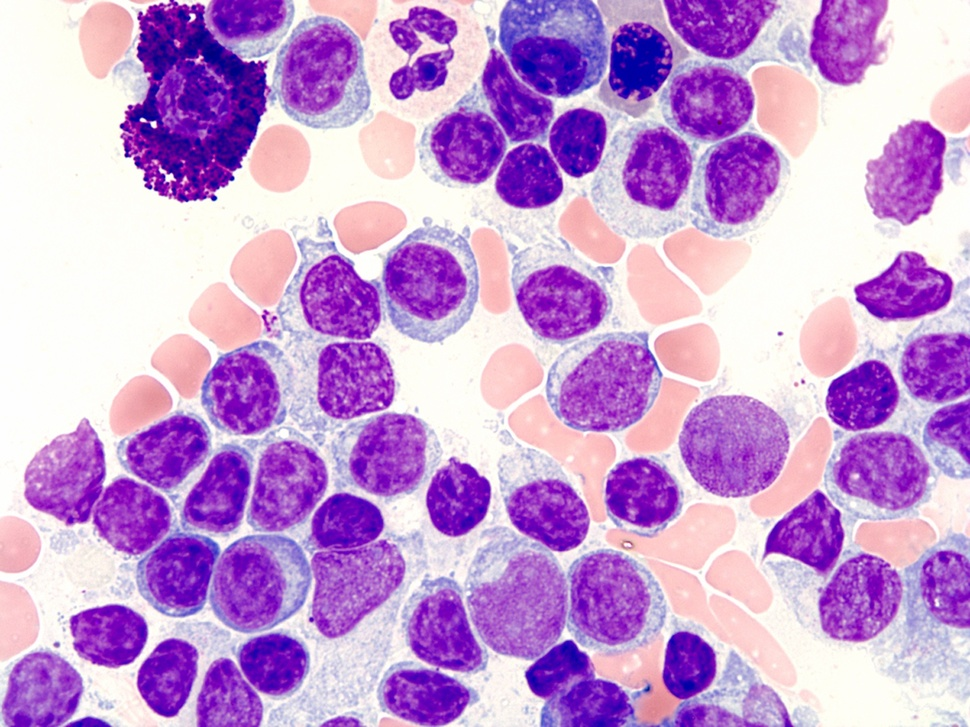
%> input picture lab5/input1.jpg, 970 x 727 px, shrunk from 1500 x 1125 before the run
$ octave lab5_6110450103.m   (GNU Octave 9; MATLAB toolbox functions it lacks are replaced by stand-ins)
%> lines starting %> are read from the running program, lines starting %| are printed output that depends on the picture; in (x1, y1, x2, y2) boxes, pixels count from 0 and x2, y2 are one past the last pixel; in counts of white or black regions, pixels touching at a corner belong together; the program's own positions count from 1
### lab5/drawBoundary.m
function imout = drawBoundary(imGray,roi)
border = bwperim(roi);
SE = strel('disk',2);
border = imdilate(border,SE);
R = imGray(:,:,1);
R(border) = 255;
G = imGray(:,:,2);
G(border) = 0;
B = imGray(:,:,3);
B(border) = 0;
imout = cat(3, R, G, B);

### lab5/lab5_6110450103.m
im1 = imread('input1.jpg');
%> im1 is the input picture: size 727x970x3 uint8; mean R, G, B 199.2, 154.9, 213.1
im1_2gray = rgb2gray(im1);
% figure(1); imhist(im1_2gray);
% imtool(im1_2gray);

BW_im1 = ~im2bw(im1_2gray,0.65);
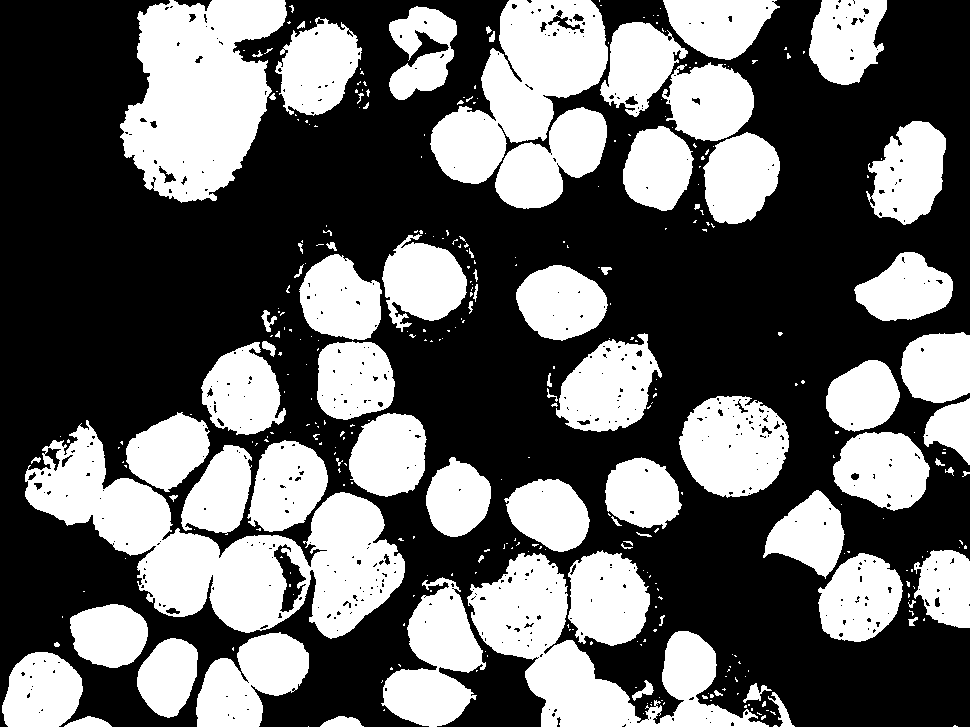
%> BW_im1: size 727x970 logical; 40% white; 358 white regions (273 under 20 px), largest, box (x1, y1, x2, y2) and area: (25, 420, 405, 639) 30787, (120, 0, 287, 203) 22838, (467, 553, 769, 727) 18546
h = fspecial('average',13);
B = imfilter(BW_im1,h);
%> B: size 727x970 logical; 40.1% white; 32 white regions, largest, box (x1, y1, x2, y2) and area: (26, 414, 405, 727) 52795, (431, 0, 780, 224) 39499, (383, 552, 761, 727) 33603
B1 = medfilt2(B);
%> B1: size 727x970 logical; 40.1% white; 32 white regions, largest, box (x1, y1, x2, y2) and area: (26, 414, 405, 727) 52798, (431, 0, 780, 224) 39506, (383, 552, 761, 727) 33611

figure(2); imshow(B1);
SE = strel('disk',22);
output1 = imopen(B1,SE);
%> output1: size 727x970 logical; 38% white; 33 white regions, largest, box (x1, y1, x2, y2) and area: (384, 553, 649, 727) 27511, (431, 1, 678, 208) 27311, (27, 416, 285, 632) 24399
figure(3); imshow(output1);

output2 = drawBoundary(im1,output1);
%> in drawBoundary, `border = bwperim(roi);`: border: size 727x970 logical; 1.6% white in thin lines or dots
%> in drawBoundary, `border = imdilate(border,SE);`:
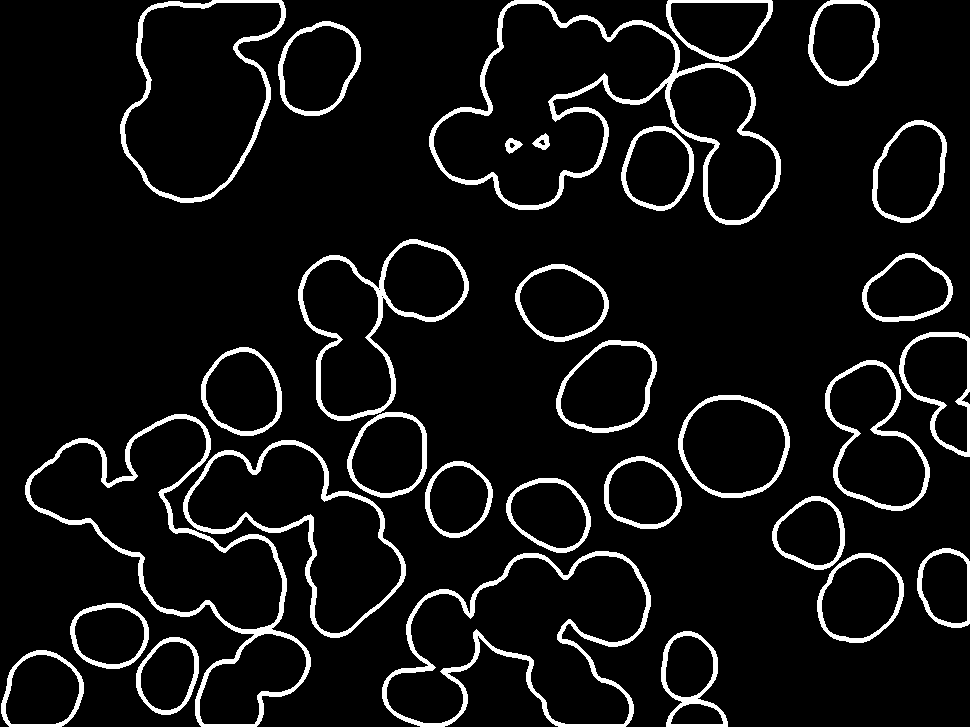
%> border: size 727x970 logical; 7.6% white; 31 white regions, largest, box (x1, y1, x2, y2) and area: (429, 0, 781, 225) 6375, (25, 414, 311, 727) 5716, (382, 551, 651, 727) 5008
%> in drawBoundary, `R(border) = 255;`:
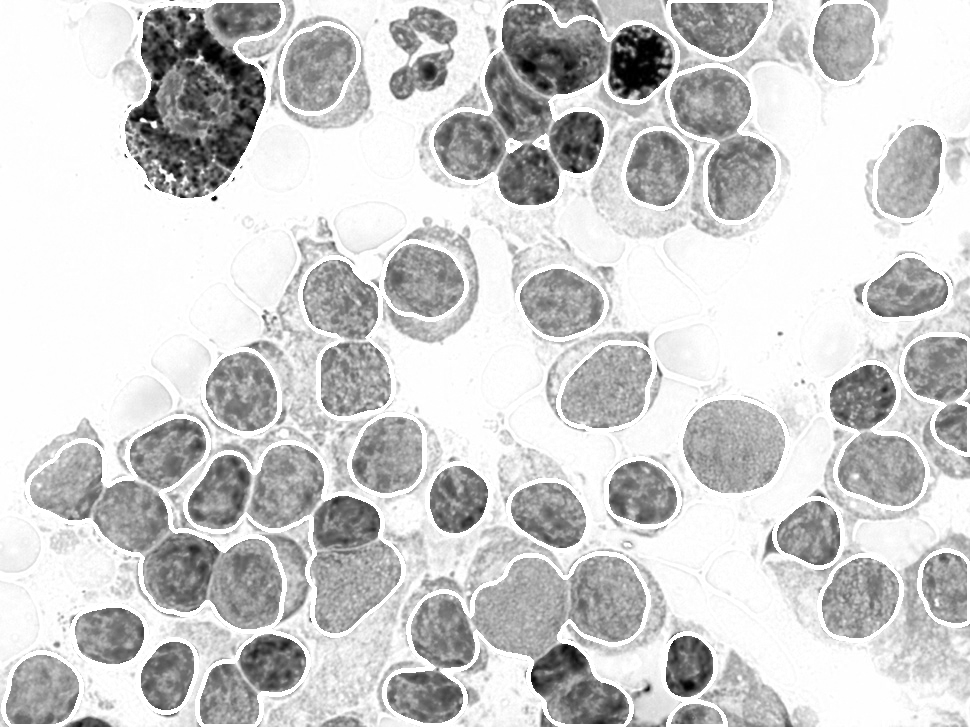
%> R: size 727x970 uint8; min 0, max 255, mean 205.6
%> in drawBoundary, `G(border) = 0;`:
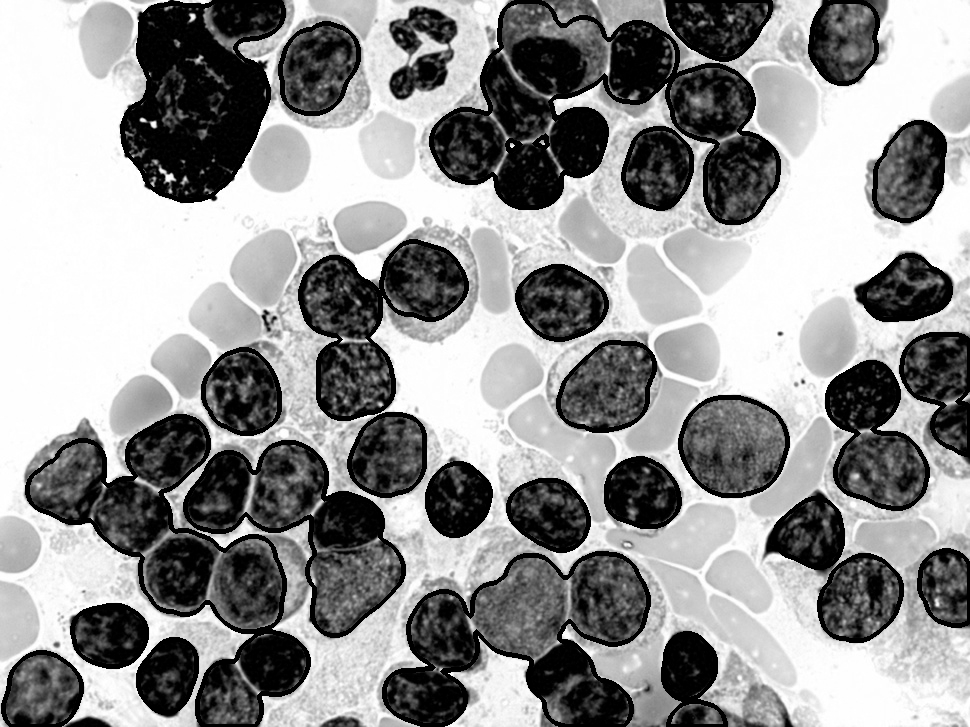
%> G: size 727x970 uint8; min 0, max 255, mean 146.2
%> in drawBoundary, `B(border) = 0;`:
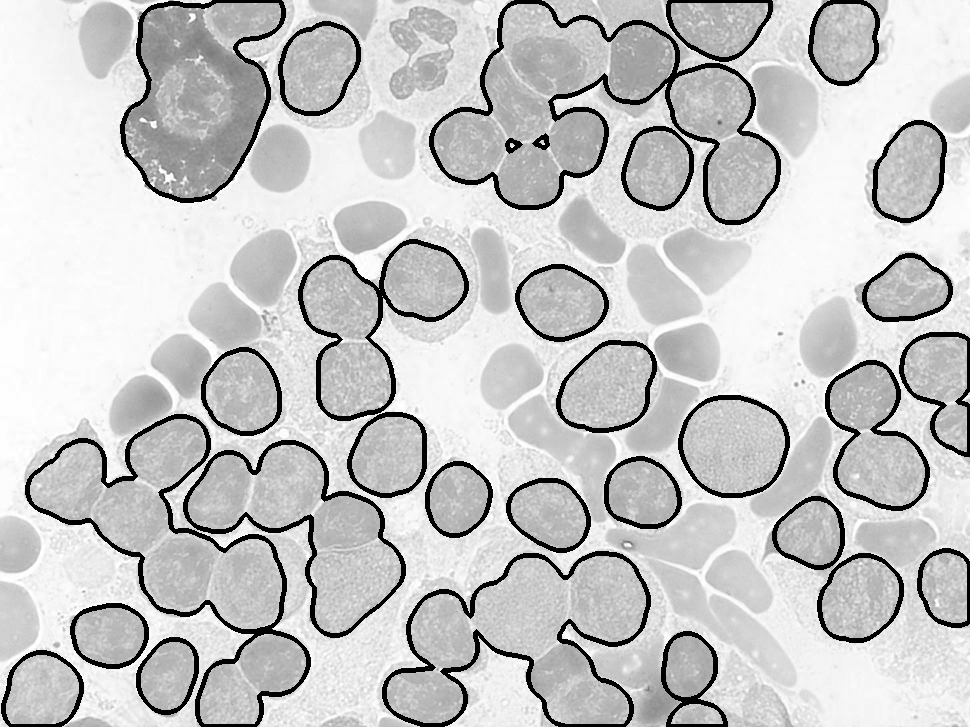
%> B: size 727x970 uint8; min 0, max 255, mean 197.6
%> in drawBoundary, `imout = cat(3, R, G, B);`:
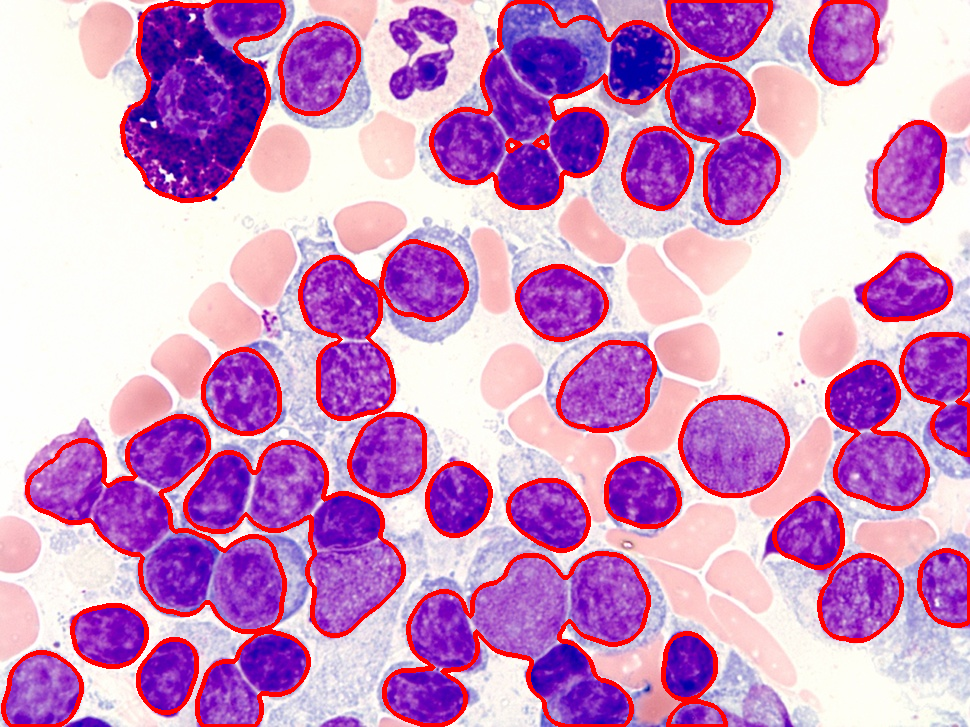
%> imout: size 727x970x3 uint8; mean R, G, B 205.6, 146.2, 197.6
figure(4); imshow(output2);
imwrite(output1,'output1.jpg');
imwrite(output2,'drawBoundary_output.jpg');
